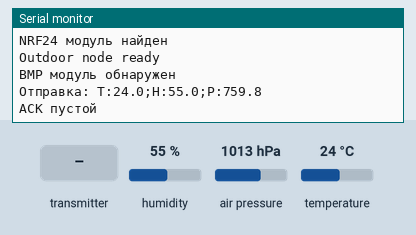
Recording of a sketch running on a simulated Arduino Uno, built with avr-gcc and run on an emulated ATmega328P. On the bench: the last lines printed to the serial monitor. The test bench sets the inputs (shaded band); at power-on: humidity 55 %, air pressure 1013 hPa, temperature 24 °C. No radio packets arrive unless stated.

Above: at 16.7 s.
16.8 s: the transmitter starts sending response.0 = 0
At 21.6 s:
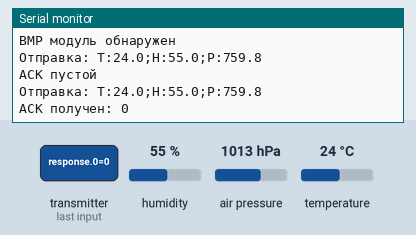
22.1 s: humidity set to 22 %
24.6 s: air pressure set to 952 hPa
At 26.7 s:
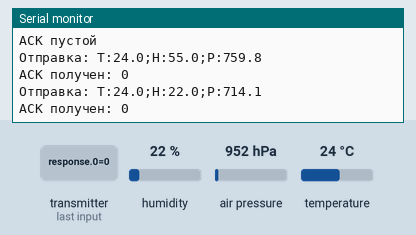
27.1 s: temperature set to 12 °C
29.6 s: the transmitter starts sending response.0 = 64
At 31.8 s:
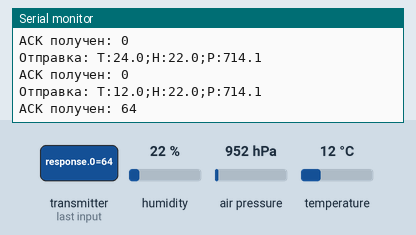

The sketch:

outdoor.ino
```cpp
#include "config.h"
#include "sensors.h"

#include <SPI.h>
#include "nRF24L01.h"
#include "RF24.h"

RF24 radio(9, 10);  // CE, CSN
byte addresses[][6] = {"1Node", "2Node"};

typedef enum { role_ping_out = 1, role_pong_back } role_e;
role_e role = role_ping_out;

char payload[32];

void setup() {
  Serial.begin(9600);
  delay(500);

  if (!radio.begin()) {
    Serial.println("NRF24 не найден!");
  } else {
    Serial.println("NRF24 модуль найден");
    radio.setAutoAck(1);
    radio.enableAckPayload();
    radio.setRetries(5, 15);
    radio.setDataRate(RF24_1MBPS);
    radio.setPALevel(RF24_PA_LOW);

    radio.openWritingPipe(addresses[1]);    // central
    radio.openReadingPipe(1, addresses[0]); // outdoor
    radio.stopListening();

    Serial.println("Outdoor node ready");
  }

  initSensors();
}

void loop() {
  updateSensors();

  float t = getTemperature();
  float h = getHumidity();
  float p = getPressure();

  char t_str[8], h_str[8], p_str[8];
  if (isnan(t)) strcpy(t_str, "null");
  else dtostrf(t, 0, 1, t_str);

  if (isnan(h)) strcpy(h_str, "null");
  else dtostrf(h, 0, 1, h_str);

  if (isnan(p)) strcpy(p_str, "null");
  else dtostrf(p, 0, 1, p_str);

  String msg = "T:" + String(t_str) + ";H:" + String(h_str) + ";P:" + String(p_str);
  msg.toCharArray(payload, sizeof(payload));

  Serial.print("Отправка: ");
  Serial.println(payload);

  byte response[1];
  radio.stopListening();
  if (radio.write(&payload, sizeof(payload))) {
    radio.startListening();
    if (radio.available()) {
      radio.read(&response, 1);
      Serial.print("ACK получен: ");
      Serial.println(response[0]);
    } else {
      Serial.println("ACK пустой");
    }
  } else {
    Serial.println("Отправка не удалась");
  }

  delay(SENSOR_READ_INTERVAL);
}
```

sensors.cpp
```cpp
#include "sensors.h"
#include "config.h"

#include <DHT.h>
#include <Wire.h>
#include <Adafruit_Sensor.h>
#include <Adafruit_BMP085_U.h>

// DHT21
DHT dht(DHT_PIN, DHT_TYPE);
bool dhtAvailable = false;
float temperature = NAN, humidity = NAN;

// BMP180
Adafruit_BMP085_Unified bmp(10180); // ID произвольный
bool bmpAvailable = false;
float pressure = NAN;

// Инициализация всех датчиков
void initSensors() {
  // Инициализация DHT21
  dht.begin();
  dhtAvailable = true;  // Предполагаем, что DHT всегда запускается (нет метода проверки)

  // Инициализация I2C
  Wire.begin();

  // Инициализация BMP180
  if (bmp.begin()) {
    Serial.println("BMP модуль обнаружен");
    bmpAvailable = true;
  } else {
    Serial.println("BMP модуль не обнаружен! Проверьте подключения");
  }

  delay(15000); // Время, чтобы датчики откалибровались и стали замерять точные значения
}

// Основной цикл обновления данных
void updateSensors() {
  // Чтение DHT21
  if (dhtAvailable) {
    float newTemp = dht.readTemperature();
    float newHum = dht.readHumidity();
    temperature = isnan(newTemp) ? NAN : newTemp;
    humidity    = isnan(newHum) ? NAN : newHum;
  } else {
    temperature = NAN;
    humidity    = NAN;
  }

  // Чтение BMP180
  if (bmpAvailable) {
    sensors_event_t bmpEvent;
    bmp.getEvent(&bmpEvent);  // Чтение давления

    if (bmpEvent.pressure) {
      pressure = bmpEvent.pressure * 0.750062;  // мм рт. ст.
    } else {
      pressure = NAN;
    }
  } else {
    pressure = NAN;
  }
}

// Геттеры для получения значений в других частях программы
float getTemperature()  { return temperature; }
float getHumidity()     { return humidity; }
float getPressure()     { return pressure; }
```

sensors.h
```cpp
#ifndef SENSORS_H
#define SENSORS_H

#include <stdint.h>

void initSensors();
void updateSensors();

// DHT21 (температура и влажность)
float getTemperature();
float getHumidity();

// BMP180 (атмосферное давление и температура)
float getPressure();
float getBmpTemperature();

#endif
```

config.h
```cpp
#ifndef CONFIG_H
#define CONFIG_H

// Пин подключения AM2301 (DHT21)
#define DHT_PIN 2

// Тип датчика (DHT21 = AM2301)
#define DHT_TYPE DHT21

// Интервал обновления данных с датчиков (в миллисекундах)
#define SENSOR_READ_INTERVAL 5000  // 5 секунд

#endif
```

Measured:
- after the input at 16.8 s, the serial monitor: prints a new line after 3.8 s (image 1)
- after the input at 24.6 s, the serial monitor: prints a new line after 1.0 s (image 2)
- after the input at 29.6 s, the serial monitor: prints a new line after 1.1 s (image 3)
